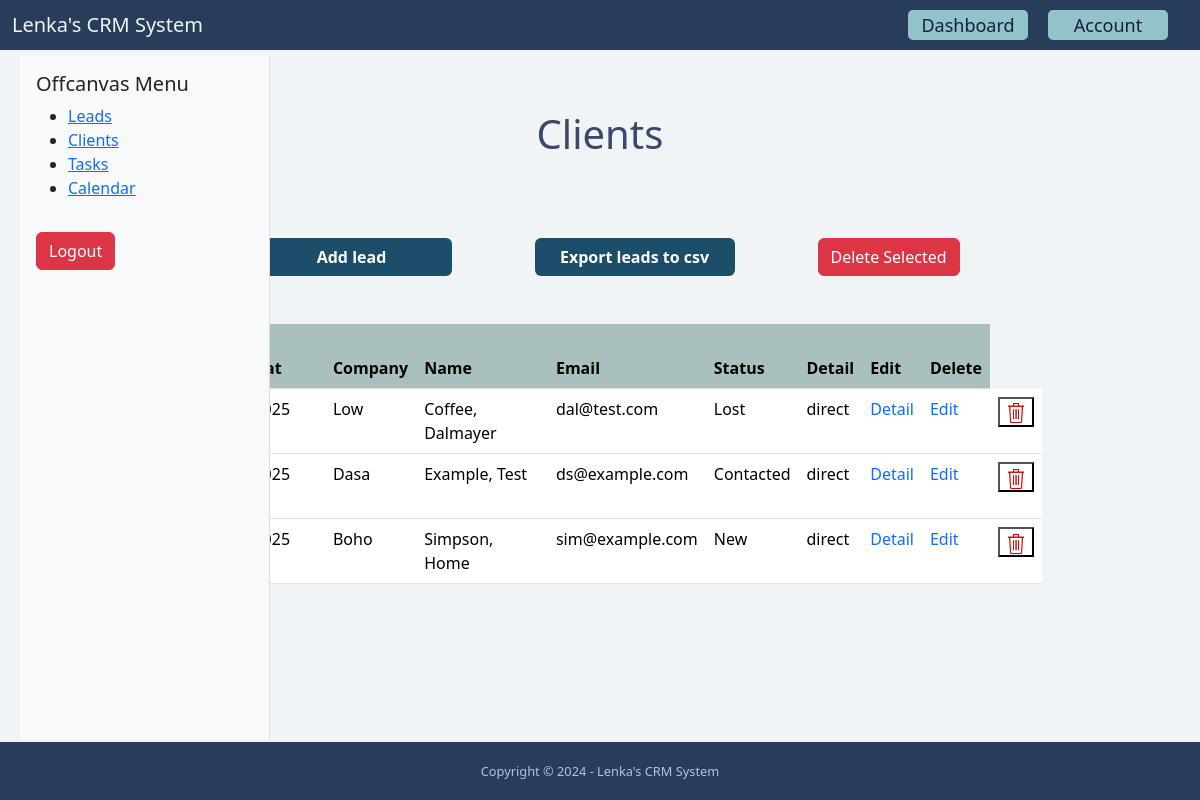
Before: /dashboard/leads/ (signed in) with the older database file.
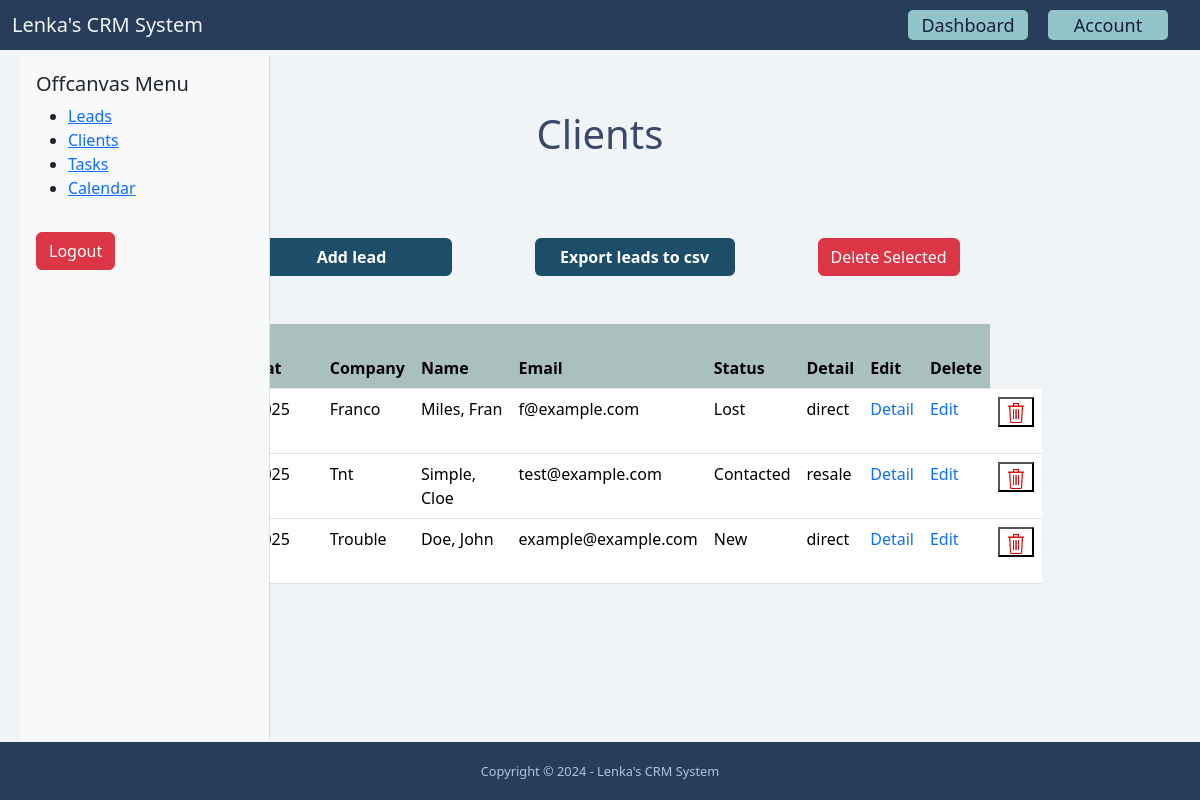
After: the same page with the newer database file.
### lead/models.py (models this page shows, shortened)
class Lead(models.Model):
    LOW = 'low'
    MEDIUM = 'medium'
    HIGH = 'high'
    CHOICES_PRIORITY = (
        (LOW, 'Low'),
        (MEDIUM, 'Medium'),
        (HIGH, 'High'),
    )
    NEW = 'new'
    CONTACTED = 'contacted'
    WON = 'won'
    LOST = 'lost'
    CHOICES_STATUS = (
        (NEW, 'New'),
        (CONTACTED, 'Contacted'),
        (WON, 'Won'),
        (LOST, 'Lost'),
    )
    resale = 'resale'
    direct = 'direct'
    STATUS = (
        (resale, 'Resale'),
        (direct, 'Direct'),
    )
    first_name = models.CharField(max_length=255)
    last_name = models.CharField(max_length=255)
    company = models.CharField(max_length=255, blank=True, null=True)
    status_sale = models.CharField(max_length=255, choices=STATUS, default='', blank=True, null=True)
    email = models.EmailField()
    phone = models.CharField(max_length=50)
    address = models.CharField(max_length=255, blank=True)
    city = models.CharField(max_length=255, blank=True)
    zipcode = models.CharField(max_length=255, blank=True)
    country = models.CharField(max_length=255, blank=True)
    description = models.TextField(blank=True)
    priority = models.CharField(max_length=255, choices=CHOICES_PRIORITY, default=MEDIUM)
    status = models.CharField(max_length=255, choices=CHOICES_STATUS, default=NEW)
    converted_to_client = models.BooleanField(default=False)
    created_at = models.DateTimeField(auto_now_add=True)
    created_by = models.ForeignKey(User, related_name='leads', on_delete=models.CASCADE)
    modified_at = models.DateTimeField(auto_now=True)
    class Meta:
        ordering = ['-created_at']

### lead/views.py (the view)
# urls.py: path("", LeadListView.as_view(), name="list"),
class LeadListView(ListView):
    model = Lead
    def get_queryset(self):
        queryset = super(LeadListView, self).get_queryset()
        return queryset.filter(created_by=self.request.user, converted_to_client=False)

### lead/templates/lead/lead_list.html (shortened to what this page needs)
{% extends 'base.html' %}
{% load static %}
{% block content %}
   {% include 'core/partials/offcanvas_menu.html' %}
	<div class="container">
        <div class="row mx-lg-5 justify-content-center">
            <div class="col-lg-12">
                <div class="text-center">
                    <h1 class="px-5">Clients</h1>
                </div>
            </div>
        </div>
        <div class="row mt-lg-2 mx-lg-3 justify-content-center">
            <div class="col-lg-12">
                <div class="row my-lg-3 mx-lg-3 py-lg-4">
                    <form method="post" action="{% url 'lead:delete_bulk' %}">
                        <div class="row justify-content-center w-100 my-lg-3 mx-lg-5">
                            <div class="col-3 mx-lg-3 my-lg-2">
                                <a class="btn add-button" href="{% url 'lead:add' %}">Add lead</a>
                            </div>
                            <div class="col-3 mx-lg-3 my-lg-2">
                                <a class="btn export-button" href="{% url 'lead:export' %}">Export leads to csv</a>
                            </div>
                            <div class="col-3 mx-lg-3 my-lg-2">
                                <button type="submit" class="btn btn-danger"
                                        onclick="return confirm('Are you sure you want to delete selected leads?')">
                                    Delete Selected
                                </button>
                            </div>
                        </div>
                        <div class="row justify-content-center mt-lg-4 mx-lg-5">
                            <div class="col-lg-12 my-lg-3">
                                <table class="table">
                                    <thead class="th-custom">
                                        <tr>
                                            <th scope="col">
                                            </th>
                                            <th scope="col">Created at</th>
                                            <th scope="col">Company</th>
                                            <th scope="col">Name</th>
                                            <th scope="col">Email</th>
                                            <th scope="col">Status</th>
                                            <th scope="col">Detail</th>
                                            <th scope="col">Edit</th>
                                            <th scope="col">Delete</th>
                                        </tr>
                                    </thead>
                                    {% if object_list %}
                                        <tbody>
                                            {% for lead in object_list %}
                                                <tr>
                                                    <td>
                                                        <label>
                                                        </label>
                                                    </td>
                                                    <td>{{ lead.created_at|date:"M-d-Y H:i" }}</td>
                                                    <td>{{ lead.company }}</td>
                                                    <td>{{ lead.last_name }}, {{ lead.first_name }}</td>
                                                    <td>{{ lead.email }}</td>
                                                    <td>{{ lead.get_status_display }}</td>
                                                    <td>{{ lead.status_sale }}</td>
                                                    <td>
                                                        <a class="a-detail" href="{% url 'lead:detail' lead.pk %}">Detail</a>
                                                    </td>
                                                    <td>
                                                        <a class="edit" href="{% url 'lead:edit' lead.pk %}">Edit</a>
                                                    </td>
                                                    <td>
                                                        <button type="submit" class="delete-icon bg-transparent">
                                                            <img src="{% static 'lead/images/empty.png' %}"
                                                                 alt="empty"
                                                                 height="20">
                                                        </button>
                                                    </td>
                                                </tr>
                                            {% endfor %}
                                        </tbody>
                                    {% else %}
                                        <p>There are no clients in the database yet...</p>
                                    {% endif %}
                                </table>
                            </div>
                        </div>
                    </form>
                </div>
            </div>
        </div>
    </div>
{% endblock %}

### templates/base.html (shortened to what this page needs)
{% load static %}
<!DOCTYPE html>
<html lang="en">
    <head>
        <link rel="stylesheet" href="https://cdnjs.cloudflare.com/ajax/libs/font-awesome/6.5.1/css/all.min.css">
        <link rel="stylesheet" href="{% static 'bootstrap/css/bootstrap.min.css' %}">
        <link rel="stylesheet" href="{% static 'styles.css' %}">
    </head>
    <body>
        <div class="wrapper">
            <div class="content">
                {% include 'core/partials/nav.html' %}
                <main>
                    {% block content %}
                    {% endblock %}
                </main>
                {% include 'core/partials/footer.html' %}
            </div>
        </div>
    </body>
</html>

### core/templates/core/partials/nav.html (shortened to what this page needs)
{% load static %}
<nav class="navbar navbar-expand-lg fixed-top">
    <div class="container-fluid">
        <a class="navbar-brand" href="{% url 'index' %}">Lenka's CRM System</a>
        <div class="collapse navbar-collapse flex-grow-0">
            <ul class="navbar-nav text-end">
                {% if request.user.is_authenticated %}
                    <li class="nav-item">
                        <a class="nav-link" href="{% url 'dashboard:dashboard' %}">Dashboard</a>
                    </li>
                    <li class="nav-item">
                        <a class="nav-link" href="{% url 'userprofile:account' %}">Account</a>
                    </li>
                {% endif %}
            </ul>
        </div>
    </div>
</nav>

### core/templates/core/partials/offcanvas_menu.html
<div class="offcanvas-custom">
    <div class="p-3">
        <h5>Offcanvas Menu</h5>
        <ul>
            <li><a href="{% url 'lead:list' %}">Leads</a></li>
            <li><a href="{% url 'client:list' %}">Clients</a></li>
            <li><a href="{% url 'task:task_list' %}">Tasks</a></li>
            <li><a href="#">Calendar</a></li>
        </ul>
        <a href="{% url 'logout' %}" class="btn btn-danger mt-3">Logout</a>
    </div>
</div>

### core/templates/core/partials/footer.html
<footer class="footer  fixed-bottom">
    <div class="container-fluid justify-content-center">
        <div class="text-center">
            <span class="text-footer">Copyright &copy; 2024 - Lenka's CRM System</span>
        </div>
    </div>
</footer>

### static/styles.css (style rules this page uses)
html, body { height: 100%; margin: 0; }
body { background-color: #f0f4f6; position: relative; padding-bottom: 58px; min-height: 100vh; }
.navbar { background-color: #273D59; height: 50px; }
.navbar-brand { color: #f0f4f6; }
.nav-item { background-color: #92C3C9; margin-right: 20px; width: 120px; height: 30px; border-radius: 5px; }
.nav-link { color: #151f3f; text-align: center; font-size: 18px; padding: 2px; }
main { margin: 0 auto; padding: 30px 20px; }
.add-button { background-color: #1c4e6a; font-weight: bold; width: 200px; color: white; }
.export-button { background-color: #1c4e6a; font-weight: bold; width: 200px; color: white; }
label { font-weight: bold; font-size: 1.1rem; }
h1 { color: #3b4869; }
.th-custom tr th { background-color: rgba(137, 168, 165, 0.68); }
tbody tr td a { text-decoration: none; }
.offcanvas-custom { position: fixed !important; top: 56px; bottom: 60px; width: 250px; z-index: 1045; background-color: #f8f9fa; border-right: 1px solid #ddd; }
.footer { font-size: 0.8rem; padding: 20px; position: fixed; z-index: 1; bottom: 0; width: 100%; height: 58px; background-color: #273D59; }
.text-footer { color: #b0c4de; }
.container { margin-top: 80px; margin-bottom: 80px; }

### core/templates/core/partials/nav.html (style rules this page uses)
.navbar { position: fixed; top: 0; width: 100%; z-index: 1050; }

Changed rows visible on the page:
removed Lead: company "Low", last_name "Coffee", first_name "Dalmayer", email "dal@test.com", status "Lost", status_sale "direct"
removed Lead: company "Dasa", last_name "Example", first_name "Test", email "ds@example.com", status "Contacted", status_sale "direct"
removed Lead: company "Boho", last_name "Simpson", first_name "Home", email "sim@example.com", status "New", status_sale "direct"
added Lead: company "Franco", last_name "Miles", first_name "Fran", email "f@example.com", status "Lost", status_sale "direct"
added Lead: company "Tnt", last_name "Simple", first_name "Cloe", email "test@example.com", status "Contacted", status_sale "resale"
added Lead: company "Trouble", last_name "Doe", first_name "John", email "example@example.com", status "New", status_sale "direct"
